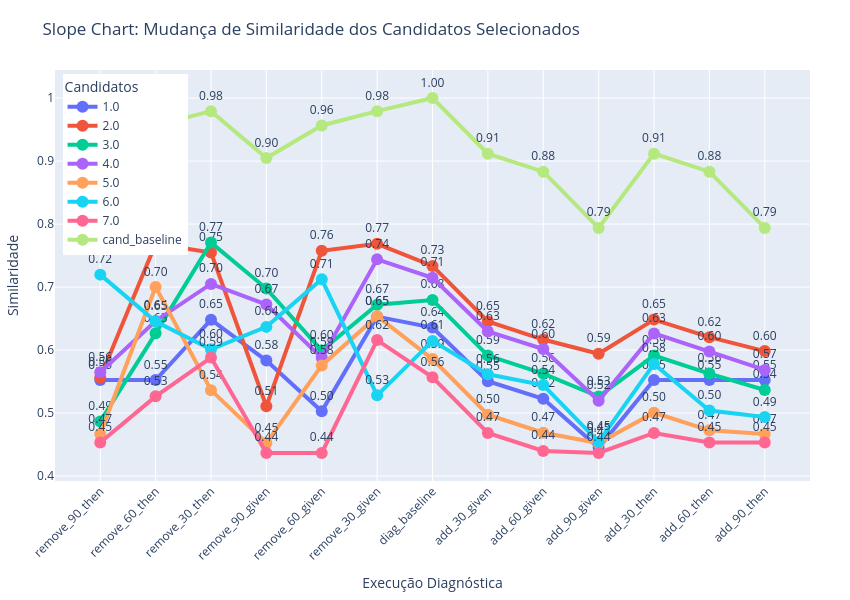

The notebook cell saved with this chart:
### Code cell
import pandas as pd
import plotly.graph_objects as go

# Carregar e preparar os dados
diagnosis_order = [
    "remove_90_then", "remove_60_then", "remove_30_then", 
    "remove_90_given", "remove_60_given", "remove_30_given", 
    "diag_baseline", 
    "add_30_given", "add_60_given", "add_90_given", 
    "add_30_then", "add_60_then", "add_90_then"
]

df_pivot = df.pivot(index="candidate_name", columns="diagnosed_name", values="similarity_result")
df_pivot = df_pivot[[col for col in diagnosis_order if col in df_pivot.columns]]

# Gerar o Slope Chart com melhor proporção e destaque visual
fig = go.Figure()
for cand in df_pivot.index:
    fig.add_trace(go.Scatter(
        x=df_pivot.columns,
        y=df_pivot.loc[cand],
        mode='lines+markers+text',
        text=[f'{y:.2f}' for y in df_pivot.loc[cand]],  # Mostra o valor em cada ponto
        textposition="top center",
        name=str(cand),
        line=dict(width=4),
        marker=dict(size=12)
    ))
fig.update_layout(
    title='Slope Chart: Mudança de Similaridade dos Candidatos Selecionados',
    xaxis_title='Execução Diagnóstica',
    yaxis_title='Similaridade',
    xaxis=dict(tickangle=-45),
    width=850,   # largura reduzida
    height=600,  # altura aumentada
    legend=dict(
        title="Candidatos",
        yanchor="top",
        y=0.99,
        xanchor="left",
        x=0.01
    ),
    margin=dict(l=40, r=40, t=70, b=90)
)
fig.show()

### Figure 1 — Plotly figure (JSON) as saved in the notebook; plotly's stock layout.template omitted (floating-point values rounded to 4 significant figures)
{"data": [{"line": {"width": 4}, "marker": {"size": 12}, "mode": "lines+markers+text", "name": "1.0", "text": ["0.55", "0.55", "0.65", "0.58", "0.50", "0.65", "0.64", "0.55", "0.52", "0.44", "0.55", "0.55", "0.55"], "textposition": "top center", "type": "scatter", "x": ["remove_90_then", "remove_60_then", "remove_30_then", "remove_90_given", "remove_60_given", "remove_30_given", "diag_baseline", "add_30_given", "add_60_given", "add_90_given", "add_30_then", "add_60_then", "add_90_then"], "y": [0.5524, 0.5524, 0.6482, 0.5833, 0.5028, 0.653, 0.6357, 0.5504, 0.5226, 0.4449, 0.5524, 0.5524, 0.5524]}, {"line": {"width": 4}, "marker": {"size": 12}, "mode": "lines+markers+text", "name": "2.0", "text": ["0.56", "0.77", "0.75", "0.51", "0.76", "0.77", "0.73", "0.65", "0.62", "0.59", "0.65", "0.62", "0.60"], "textposition": "top center", "type": "scatter", "x": ["remove_90_then", "remove_60_then", "remove_30_then", "remove_90_given", "remove_60_given", "remove_30_given", "diag_baseline", "add_30_given", "add_60_given", "add_90_given", "add_30_then", "add_60_then", "add_90_then"], "y": [0.5562, 0.7688, 0.7546, 0.5107, 0.7577, 0.7687, 0.7336, 0.6453, 0.6167, 0.594, 0.6483, 0.6204, 0.5983]}, {"line": {"width": 4}, "marker": {"size": 12}, "mode": "lines+markers+text", "name": "3.0", "text": ["0.49", "0.63", "0.77", "0.70", "0.60", "0.67", "0.68", "0.59", "0.56", "0.53", "0.59", "0.56", "0.54"], "textposition": "top center", "type": "scatter", "x": ["remove_90_then", "remove_60_then", "remove_30_then", "remove_90_given", "remove_60_given", "remove_30_given", "diag_baseline", "add_30_given", "add_60_given", "add_90_given", "add_30_then", "add_60_then", "add_90_then"], "y": [0.4867, 0.6265, 0.7705, 0.6976, 0.5993, 0.672, 0.6795, 0.5913, 0.5626, 0.5262, 0.5913, 0.5626, 0.5366]}, {"line": {"width": 4}, "marker": {"size": 12}, "mode": "lines+markers+text", "name": "4.0", "text": ["0.56", "0.65", "0.70", "0.67", "0.59", "0.74", "0.71", "0.63", "0.60", "0.52", "0.63", "0.60", "0.57"], "textposition": "top center", "type": "scatter", "x": ["remove_90_then", "remove_60_then", "remove_30_then", "remove_90_given", "remove_60_given", "remove_30_given", "diag_baseline", "add_30_given", "add_60_given", "add_90_given", "add_30_then", "add_60_then", "add_90_then"], "y": [0.5647, 0.6462, 0.705, 0.6722, 0.5876, 0.7439, 0.7147, 0.6294, 0.6016, 0.5194, 0.6264, 0.5978, 0.5685]}, {"line": {"width": 4}, "marker": {"size": 12}, "mode": "lines+markers+text", "name": "5.0", "text": ["0.47", "0.70", "0.54", "0.45", "0.58", "0.65", "0.59", "0.50", "0.47", "0.45", "0.50", "0.47", "0.47"], "textposition": "top center", "type": "scatter", "x": ["remove_90_then", "remove_60_then", "remove_30_then", "remove_90_given", "remove_60_given", "remove_30_given", "diag_baseline", "add_30_given", "add_60_given", "add_90_given", "add_30_then", "add_60_then", "add_90_then"], "y": [0.4667, 0.7, 0.5364, 0.4524, 0.5755, 0.6537, 0.5857, 0.4975, 0.4688, 0.4524, 0.5004, 0.4726, 0.4667]}, {"line": {"width": 4}, "marker": {"size": 12}, "mode": "lines+markers+text", "name": "6.0", "text": ["0.72", "0.65", "0.60", "0.64", "0.71", "0.53", "0.61", "0.56", "0.54", "0.45", "0.58", "0.50", "0.49"], "textposition": "top center", "type": "scatter", "x": ["remove_90_then", "remove_60_then", "remove_30_then", "remove_90_given", "remove_60_given", "remove_30_given", "diag_baseline", "add_30_given", "add_60_given", "add_90_given", "add_30_then", "add_60_then", "add_90_then"], "y": [0.7197, 0.6451, 0.6011, 0.6368, 0.7123, 0.5281, 0.6145, 0.5616, 0.5444, 0.4542, 0.578, 0.504, 0.4936]}, {"line": {"width": 4}, "marker": {"size": 12}, "mode": "lines+markers+text", "name": "7.0", "text": ["0.45", "0.53", "0.59", "0.44", "0.44", "0.62", "0.56", "0.47", "0.44", "0.44", "0.47", "0.45", "0.45"], "textposition": "top center", "type": "scatter", "x": ["remove_90_then", "remove_60_then", "remove_30_then", "remove_90_given", "remove_60_given", "remove_30_given", "diag_baseline", "add_30_given", "add_60_given", "add_90_given", "add_30_then", "add_60_then", "add_90_then"], "y": [0.4533, 0.5265, 0.5881, 0.4367, 0.4367, 0.6158, 0.5567, 0.4684, 0.4398, 0.4367, 0.4684, 0.4533, 0.4533]}, {"line": {"width": 4}, "marker": {"size": 12}, "mode": "lines+markers+text", "name": "cand_baseline", "text": ["0.90", "0.96", "0.98", "0.90", "0.96", "0.98", "1.00", "0.91", "0.88", "0.79", "0.91", "0.88", "0.79"], "textposition": "top center", "type": "scatter", "x": ["remove_90_then", "remove_60_then", "remove_30_then", "remove_90_given", "remove_60_given", "remove_30_given", "diag_baseline", "add_30_given", "add_60_given", "add_90_given", "add_30_then", "add_60_then", "add_90_then"], "y": [0.9048, 0.9565, 0.9792, 0.9048, 0.9565, 0.9792, 1.0, 0.9118, 0.8831, 0.7938, 0.9118, 0.8831, 0.7938]}], "layout": {"height": 600, "legend": {"title": {"text": "Candidatos"}, "x": 0.01, "xanchor": "left", "y": 0.99, "yanchor": "top"}, "margin": {"b": 90, "l": 40, "r": 40, "t": 70}, "title": {"text": "Slope Chart: Mudança de Similaridade dos Candidatos Selecionados"}, "width": 850, "xaxis": {"tickangle": -45, "title": {"text": "Execução Diagnóstica"}}, "yaxis": {"title": {"text": "Similaridade"}}}}
